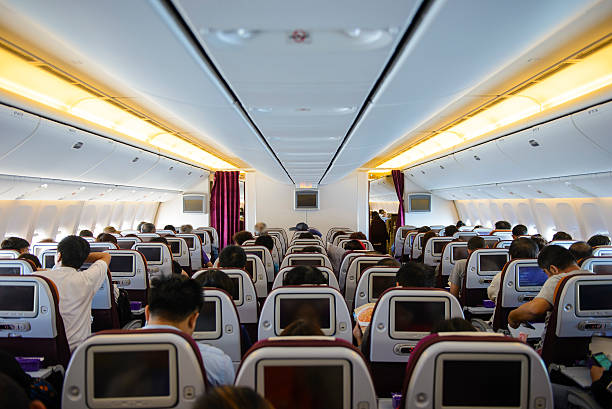
#> input picture AVANCE804/imagen1.jpg, 612 x 409 px, found by its file name
$ jupyter execute tareaconectividad.ipynb
#> lines starting #> are read from the running program, lines starting #| are printed output that depends on the picture; after the words box and inside, x2 and y2 are one past the last pixel; in counts of white or black regions, pixels touching at a corner belong together
#> further down, img is the input picture: shape (409, 612, 3); mean B, G, R 130.8, 133.5, 135.1
## REGIONES

[cell 1]
import cv2
import numpy as np
import matplotlib.pyplot as plt
from skimage import measure

def analizar_colores_por_region(imagen):

    gray = cv2.cvtColor(imagen, cv2.COLOR_BGR2GRAY)

    _, binary = cv2.threshold(gray, 50, 255, cv2.THRESH_BINARY)
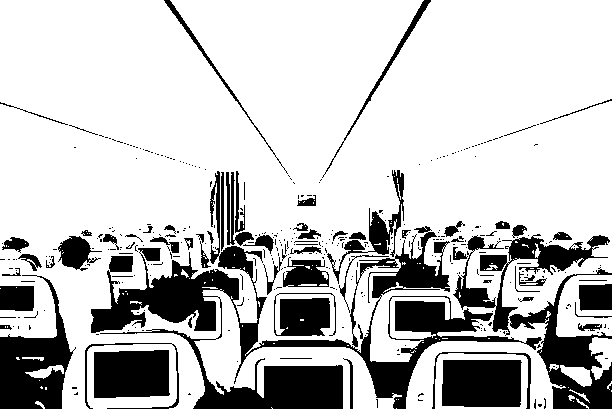
#> binary: shape (409, 612); 77.6% white; 367 black regions (297 under 20 px), largest, box (x1, y1, x2, y2) and area: (91, 171, 542, 409) 21376, (0, 275, 76, 409) 4722, (509, 267, 612, 409) 4436

    e_img = measure.label(binary, connectivity=2)
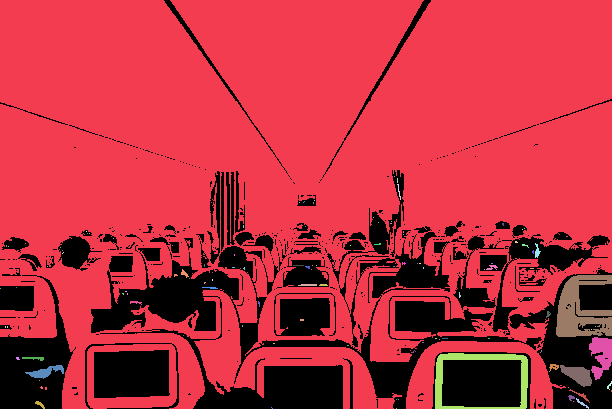
#> e_img: shape (409, 612) int64; 120 distinct labels, from 0 to 119; one colour per label, 0 black
    num_objetos = np.max(e_img)
#> num_objetos = 119


    img_rgb = cv2.cvtColor(imagen, cv2.COLOR_BGR2RGB)

    resultados = []


    for i in range(1, num_objetos + 1):

        mask_objeto = (e_img == i)


        pixeles_objeto = img_rgb[mask_objeto]


        color_promedio = np.mean(pixeles_objeto, axis=0).astype(int)


        r, g, b = color_promedio
        etiqueta_color = "Indefinido"

        if r > g and r > b:
            etiqueta_color = "Rojizo/Naranja"
        elif g > r and g > b:
            etiqueta_color = "Verdoso"
        elif b > r and b > g:
            etiqueta_color = "Azulado"

        resultados.append({
            "id": i,
            "color_rgb": color_promedio,
            "clase": etiqueta_color
        })
#> this loop made 119 passes
#> (pixeles_objeto, r, g, b) on passes 6, 9, 13, 15, 20, 24, 31, 38, 39, 43, 44: ([[58, 50, 39], [67, 47, 40]], 62, 48, 39), ([[65, 48, 38], [68, 55, 47]], 66, 51, 42), ([[80, 52, 38], [84, 44, 0]], 82, 48, 19), ([[85, 44, 52], [82, 46, 48], [81, 44, 51]], 82, 44, 50), ([[63, 49, 49], [73, 45, 44]], 68, 47, 46), ([[84, 76, 55], [72, 64, 43]], 78, 70, 49), ([[61, 58, 53], [56, 58, 55]], 58, 58, 54), ([[44, 55, 51], [63, 58, 65]], 53, 56, 58), ([[68, 57, 39], [61, 50, 28]], 64, 53, 33), ([[54, 52, 40], [58, 54, 42]], 56, 53, 41), ([[55, 50, 46], [56, 51, 47]], 55, 50, 46)
#> (r, g, b) on passes 1, 2, 3, 4, 5, 7: (169, 169, 166), (81, 41, 52), (108, 58, 68), (115, 46, 84), (68, 45, 39), (90, 33, 40)
#> pass 1, in analizar_colores_por_region, `mask_objeto = (e_img == i)`:
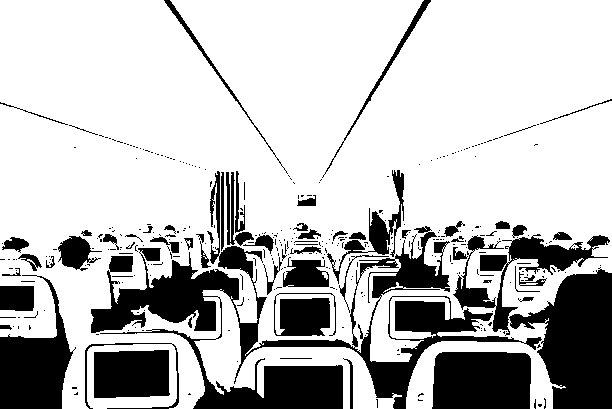
#> mask_objeto: shape (409, 612) bool; 75.3% white; 353 black regions (288 under 20 px), largest, box (x1, y1, x2, y2) and area: (91, 171, 542, 409) 21541, (509, 267, 612, 409) 8819, (432, 352, 531, 409) 5463
#> pass 2, in analizar_colores_por_region, `mask_objeto = (e_img == i)`:
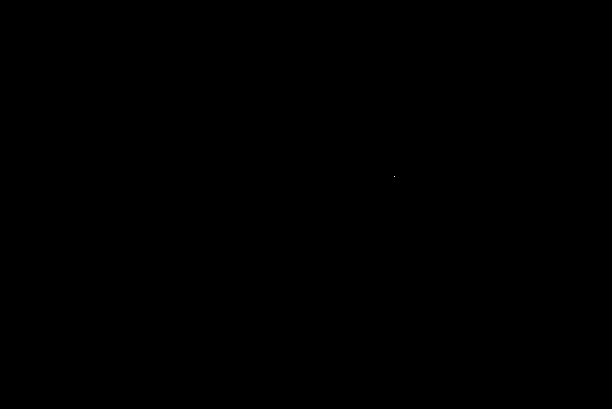
#> mask_objeto: shape (409, 612) bool; 0% white in thin lines or dots, all inside (x1, y1, x2, y2) = (394, 176, 395, 177)
#> after the loop, resultados = 119 items

    return num_objetos, resultados, binary

ruta = r'C:\pdi26\CLASE05052026\imagen1.jpg'
img = cv2.imread(ruta)

if img is None:
    print("No se encontró la imagen.")
else:
    total, info_colores, binaria = analizar_colores_por_region(img)
#> total = 119; info_colores = 119 items

    print(f"Se encontraron {total} regiones individuales.\n")
#| Se encontraron 119 regiones individuales.

    for res in info_colores:
        print(f"Objeto {res['id']}: Color promedio RGB {res['color_rgb']} -> Detectado como: {res['clase']}")
#> this loop made 119 passes
#> res on passes 16, 17, 22, 27, 29, 31, 34, 36, 37, 38, 50: {'id': 16, 'color_rgb': [49, 52, 61], 'clase': 'Azulado'}, {'id': 17, 'color_rgb': [63, 63, 51], 'clase': 'Indefinido'}, {'id': 22, 'color_rgb': [52, 53, 45], 'clase': 'Verdoso'}, {'id': 27, 'color_rgb': [52, 63, 57], 'clase': 'Verdoso'}, {'id': 29, 'color_rgb': [85, 86, 93], 'clase': 'Azulado'}, {'id': 31, 'color_rgb': [58, 58, 54], 'clase': 'Indefinido'}, {'id': 34, 'color_rgb': [63, 63, 61], 'clase': 'Indefinido'}, {'id': 36, 'color_rgb': [56, 60, 45], 'clase': 'Verdoso'}, {'id': 37, 'color_rgb': [55, 56, 58], 'clase': 'Azulado'}, {'id': 38, 'color_rgb': [53, 56, 58], 'clase': 'Azulado'}, {'id': 50, 'color_rgb': [51, 61, 73], 'clase': 'Azulado'}
#| Objeto 1: Color promedio RGB [169 169 166] -> Detectado como: Indefinido
#| Objeto 2: Color promedio RGB [81 41 52] -> Detectado como: Rojizo/Naranja
#| Objeto 3: Color promedio RGB [108  58  68] -> Detectado como: Rojizo/Naranja
#| Objeto 4: Color promedio RGB [115  46  84] -> Detectado como: Rojizo/Naranja
#| Objeto 5: Color promedio RGB [68 45 39] -> Detectado como: Rojizo/Naranja
#| Objeto 6: Color promedio RGB [62 48 39] -> Detectado como: Rojizo/Naranja
#| Objeto 7: Color promedio RGB [90 33 40] -> Detectado como: Rojizo/Naranja
#| Objeto 8: Color promedio RGB [62 49 30] -> Detectado como: Rojizo/Naranja
#> (further printed lines are left out)

    # Visualización
    plt.figure(figsize=(10, 5))
    plt.subplot(1, 2, 1)
    plt.title("Imagen Original")
    plt.imshow(cv2.cvtColor(img, cv2.COLOR_BGR2RGB))

    plt.subplot(1, 2, 2)
    plt.title(f"Segmentación ({total} regiones)")
    plt.imshow(binaria, cmap='gray')
    plt.show()

## 2

[cell 2]
import cv2
import numpy as np
import matplotlib.pyplot as plt


imagen = 'imagen1.jpg'
img = cv2.imread(imagen)
if img is None:
    print("Error: No se pudo cargar la imagen.")
else:
    gray = cv2.cvtColor(img, cv2.COLOR_BGR2GRAY)


    blur = cv2.GaussianBlur(gray, (3, 3), 0)
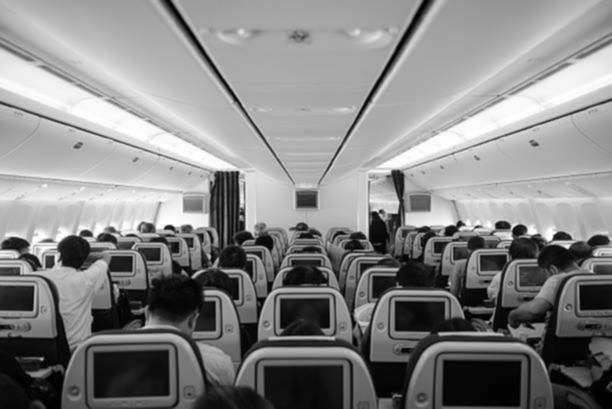
#> blur: shape (409, 612); min 0, max 255, mean 133.7
    _, binary = cv2.threshold(blur, 20, 255, cv2.THRESH_BINARY_INV + cv2.THRESH_OTSU)
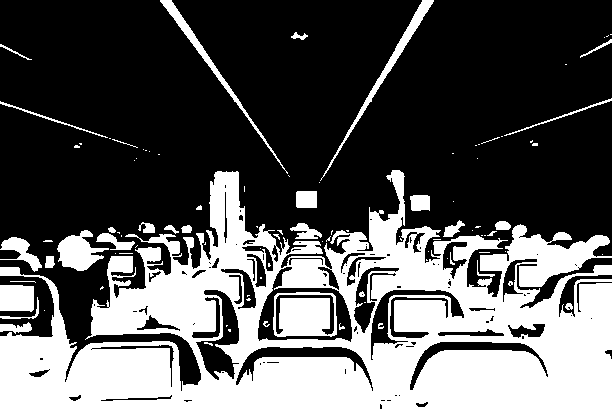
#> binary: shape (409, 612); 34.4% white; 100 white regions (63 under 20 px)


    num_labels, labels = cv2.connectedComponents(binary)
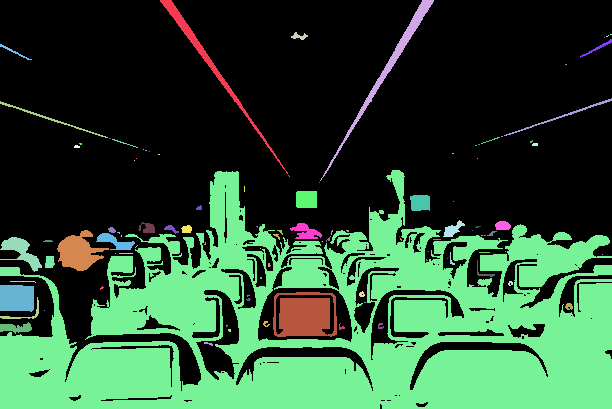
#> labels: shape (409, 612) int32; 101 distinct labels, from 0 to 100; one colour per label, 0 black
#> num_labels = 101


    np.random.seed(42)
    colors = np.random.randint(0, 255, size=(num_labels, 3), dtype=np.uint8)
#> colors = 101 rows, first 8: [102, 220, 225], [95, 179, 61], [234, 203, 92], [3, 98, 243], [14, 149, 245], [46, 106, 244], [99, 187, 71], [212, 153, 199]
    colors[0] = [0, 0, 0]
    colorear = colors[labels]
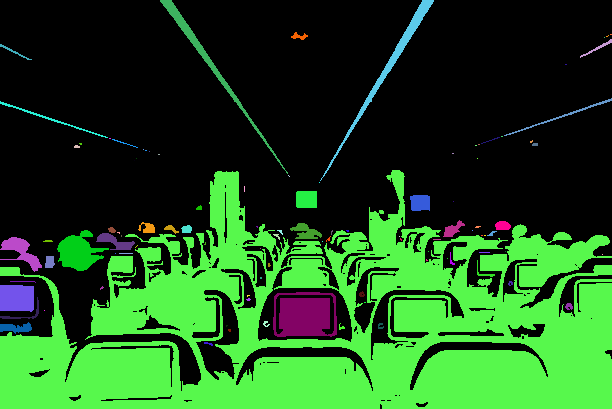
#> colorear: shape (409, 612, 3); mean of channels 0, 1, 2 28.6, 79.7, 30.3; drawn as B, G, R


    contornos, _ = cv2.findContours(binary, cv2.RETR_EXTERNAL, cv2.CHAIN_APPROX_SIMPLE)
#> contornos = 83 contours, 57 with area under 20; largest, box (x1, y1, x2, y2) and area: (0, 170, 612, 409) 88969, (57, 230, 109, 271) 1070, (320, 0, 434, 181) 971, (160, 0, 288, 174) 864, (0, 285, 34, 312) 816
    contorno_fin = cv2.drawContours(np.zeros_like(img), contornos, -1, (255, 255, 255), 2)
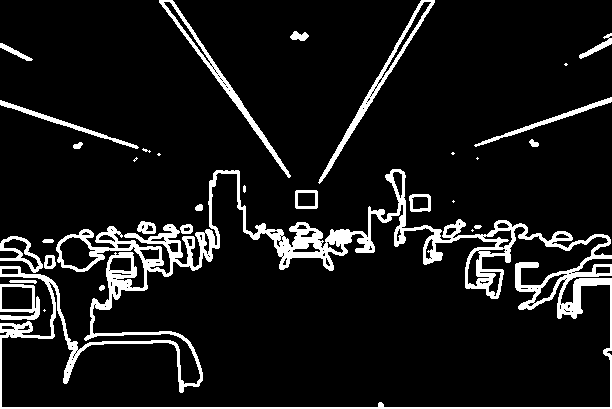
#> contorno_fin: shape (409, 612, 3); 9.5% white; 32 white regions (9 under 20 px), largest, box (x1, y1, x2, y2) and area: (0, 169, 612, 409) 16936, (318, 0, 435, 184) 1386, (159, 0, 291, 178) 1381


    plt.figure(figsize=(15, 5))
    plt.subplot(131)
    plt.title("Imagen Original")
    plt.imshow(cv2.cvtColor(img, cv2.COLOR_BGR2RGB))

    plt.subplot(132)
    plt.title("Segmentación por Regiones")
    plt.imshow(cv2.cvtColor(colorear, cv2.COLOR_BGR2RGB))

    plt.subplot(133)
    plt.title("Contornos")
    plt.imshow(cv2.cvtColor(contorno_fin, cv2.COLOR_BGR2RGB))
    plt.tight_layout()
    plt.show()
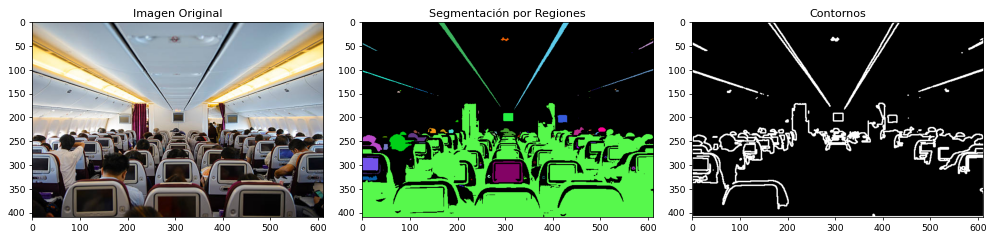
#> figure drawn by matplotlib, 3 panels


    print(f"Totalll regiones {num_labels - 1}")
    print()
    for lbl in range(1, num_labels):
        r, g, b = colors[lbl]
        count = int(np.sum(labels == lbl))
        print(f"color {r}, {g}, {b} objetos {count}")
#> this loop made 100 passes
#> (r, g, b, count) on passes 1 to 12: (95, 179, 61, 1044), (234, 203, 92, 1158), (3, 98, 243, 67), (14, 149, 245, 3), (46, 106, 244, 2), (99, 187, 71, 1), (212, 153, 199, 87), (188, 174, 65, 68), (153, 20, 44, 2), (203, 152, 102, 223), (214, 240, 39, 221), (121, 24, 34, 21)

$ run again, with AVANCE804/cortada.jpg copied over AVANCE804/imagen1.jpg
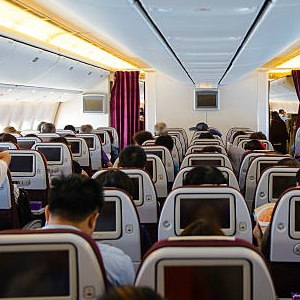
#> input picture AVANCE804/cortada.jpg, 300 x 300 px, found by its file name
#> img is the input picture: shape (300, 300, 3); mean B, G, R 117, 120.4, 126.4
#> e_img: shape (300, 300) int64; 60 distinct labels, from 0 to 59
#> num_objetos = 59
#> the loop in analizar_colores_por_region, `for i in range(1, num_objetos + 1): ` made 59 passes
#> (pixeles_objeto, r, g, b) on passes 8, 12, 13, 19, 22, 25, 26, 27: ([[61, 49, 35], [67, 57, 47]], 64, 53, 41), ([[72, 59, 43], [73, 47, 30]], 72, 53, 36), ([[80, 47, 56], [80, 49, 47], [79, 45, 44]], 79, 47, 49), ([[66, 59, 43], [58, 51, 35]], 62, 55, 39), ([[146, 126, 128], [92, 73, 66]], 119, 99, 97), ([[64, 46, 42], [69, 51, 49]], 66, 48, 45), ([[88, 51, 43], [82, 43, 36]], 85, 47, 39), ([[74, 53, 48], [69, 50, 46]], 71, 51, 47)
#> after the loop in analizar_colores_por_region, `for i in range(1, num_objetos + 1):`: resultados = 59 items
#> total = 59; info_colores = 59 items
#| Se encontraron 59 regiones individuales.
#> the loop `for res in info_colores:` made 59 passes
#> res on passes 14, 29, 34, 35, 45, 48, 58: {'id': 14, 'color_rgb': [54, 53, 59], 'clase': 'Azulado'}, {'id': 29, 'color_rgb': [57, 57, 45], 'clase': 'Indefinido'}, {'id': 34, 'color_rgb': [58, 60, 59], 'clase': 'Verdoso'}, {'id': 35, 'color_rgb': [54, 54, 51], 'clase': 'Indefinido'}, {'id': 45, 'color_rgb': [82, 61, 93], 'clase': 'Azulado'}, {'id': 48, 'color_rgb': [53, 46, 79], 'clase': 'Azulado'}, {'id': 58, 'color_rgb': [65, 36, 103], 'clase': 'Azulado'}
#> (printed output is left out)
#> `num_labels, labels = cv2.connectedComponents(binary)`:
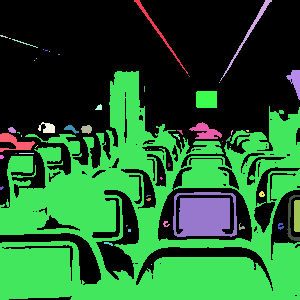
#> labels: shape (300, 300) int32; 56 distinct labels, from 0 to 55; one colour per label, 0 black
#> num_labels = 56
#> colors = 56 rows, first 8: [102, 220, 225], [95, 179, 61], [234, 203, 92], [3, 98, 243], [14, 149, 245], [46, 106, 244], [99, 187, 71], [212, 153, 199]
#> contornos = 42 contours, 29 with area under 20; largest, box (x1, y1, x2, y2) and area: (0, 71, 300, 300) 43172, (196, 91, 217, 108) 319, (0, 133, 35, 152) 248, (189, 122, 222, 139) 234, (220, 0, 272, 81) 190
#> contorno_fin: shape (300, 300, 3); 13.5% white; 15 white regions (2 under 20 px), largest, box (x1, y1, x2, y2) and area: (0, 70, 300, 300) 10157, (218, 0, 273, 84) 536, (133, 0, 191, 78) 487
#> `plt.show()`:
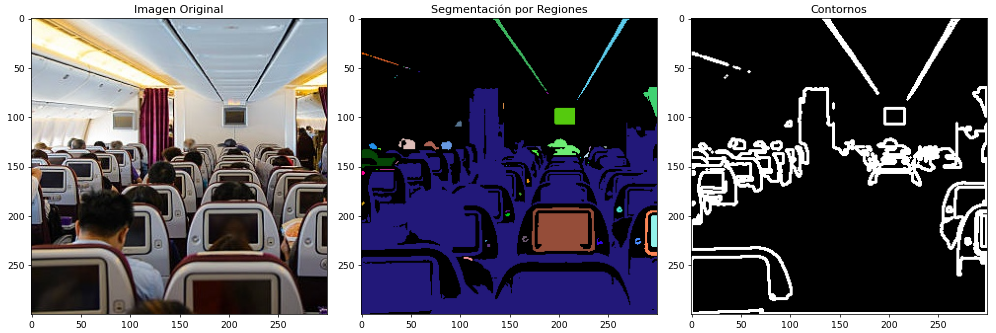
#> figure drawn by matplotlib, 3 panels
#| Totalll regiones 55
#> the loop `for lbl in range(1, num_labels):` made 55 passes
#> (r, g, b, count) on passes 1 to 8: (95, 179, 61, 225), (234, 203, 92, 274), (3, 98, 243, 11), (14, 149, 245, 2), (46, 106, 244, 31), (99, 187, 71, 1), (212, 153, 199, 3), (188, 174, 65, 1)
#> (printed output is left out)
